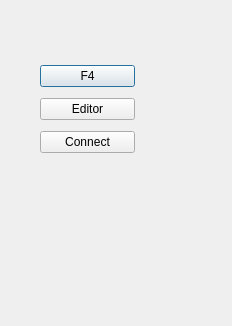
<?xml version="1.0" encoding="UTF-8"?>
<ui version="4.0">
 <class>Dialog</class>
 <widget class="QDialog" name="Dialog">
  <property name="geometry">
   <rect>
    <x>0</x>
    <y>0</y>
    <width>232</width>
    <height>326</height>
   </rect>
  </property>
  <property name="windowTitle">
   <string>Dialog</string>
  </property>
  <widget class="QWidget" name="">
   <property name="geometry">
    <rect>
     <x>40</x>
     <y>60</y>
     <width>95</width>
     <height>100</height>
    </rect>
   </property>
   <layout class="QVBoxLayout" name="verticalLayout">
    <item>
     <widget class="QPushButton" name="pushButton">
      <property name="text">
       <string>F4</string>
      </property>
     </widget>
    </item>
    <item>
     <widget class="QPushButton" name="pushButton_2">
      <property name="text">
       <string>Editor</string>
      </property>
     </widget>
    </item>
    <item>
     <widget class="QPushButton" name="btnConnect">
      <property name="text">
       <string>Connect</string>
      </property>
     </widget>
    </item>
   </layout>
  </widget>
 </widget>
 <resources/>
 <connections>
  <connection>
   <sender>pushButton</sender>
   <signal>clicked()</signal>
   <receiver>Dialog</receiver>
   <slot>accept()</slot>
   <hints>
    <hint type="sourcelabel">
     <x>94</x>
     <y>66</y>
    </hint>
    <hint type="destinationlabel">
     <x>87</x>
     <y>0</y>
    </hint>
   </hints>
  </connection>
 </connections>
</ui>
